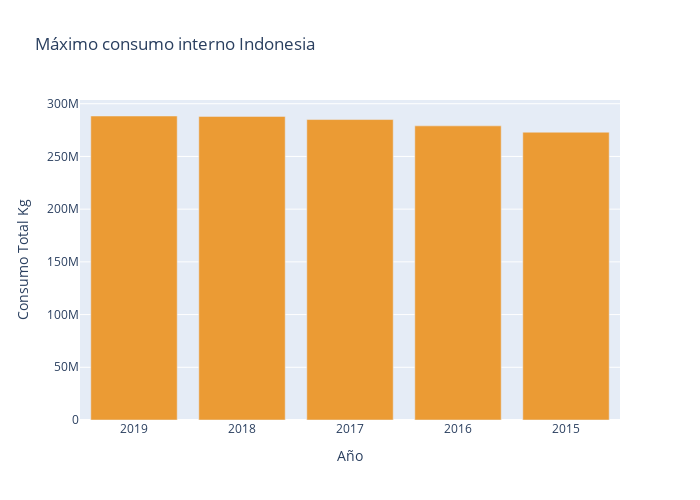

Notebook code cell kept with this figure:
### Code cell
figura_indonesia = px.bar(top_years_second, x='year', y='top_consumption_value', labels={
                     "year": "Año",
                     "top_consumption_value": "Consumo Total Kg"
                 },color_discrete_sequence=['#eb9b34'], title='Máximo consumo interno Indonesia', width=700, height=500)
figura_indonesia.show()

### Figure 1 — Plotly figure (JSON) as saved in the notebook; plotly's stock layout.template omitted (floating-point values rounded to 4 significant figures)
{"data": [{"alignmentgroup": "True", "hovertemplate": "Año=%{x}<br>Consumo Total Kg=%{y}<extra></extra>", "legendgroup": "", "marker": {"color": "#eb9b34", "pattern": {"shape": ""}}, "name": "", "offsetgroup": "", "orientation": "v", "showlegend": false, "textposition": "auto", "type": "bar", "x": ["2019", "2018", "2017", "2016", "2015"], "xaxis": "x", "y": [288360000, 288000000, 285000000, 279000000, 273000000], "yaxis": "y"}], "layout": {"barmode": "relative", "height": 500, "legend": {"tracegroupgap": 0}, "title": {"text": "Máximo consumo interno Indonesia"}, "width": 700, "xaxis": {"anchor": "y", "domain": [0, 1], "title": {"text": "Año"}}, "yaxis": {"anchor": "x", "domain": [0, 1], "title": {"text": "Consumo Total Kg"}}}}
